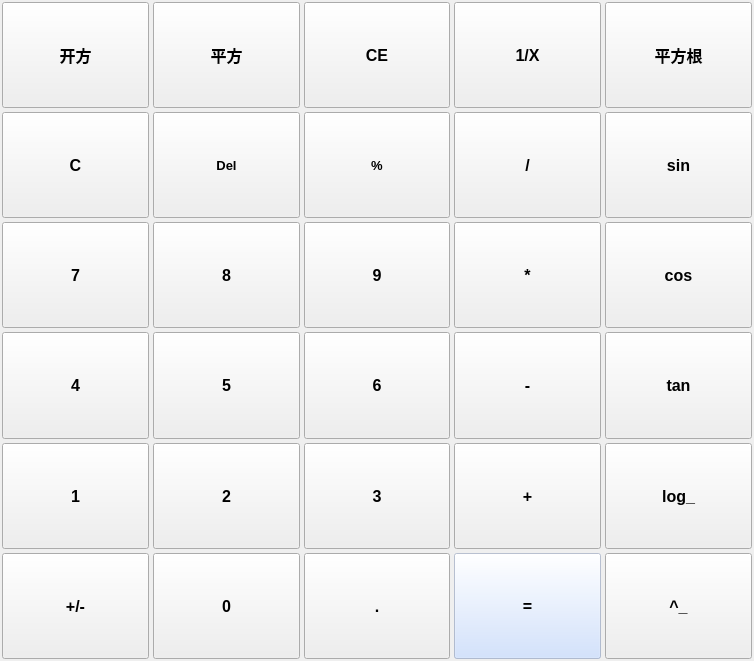
<?xml version="1.0" encoding="UTF-8"?>
<ui version="4.0">
 <class>sciInputWidget</class>
 <widget class="QWidget" name="sciInputWidget">
  <property name="geometry">
   <rect>
    <x>0</x>
    <y>0</y>
    <width>754</width>
    <height>661</height>
   </rect>
  </property>
  <property name="windowTitle">
   <string>Form</string>
  </property>
  <property name="styleSheet">
   <string notr="true">.QGroupBox{
	border:none;
}</string>
  </property>
  <layout class="QGridLayout" name="gridLayout_2">
   <property name="leftMargin">
    <number>0</number>
   </property>
   <property name="topMargin">
    <number>0</number>
   </property>
   <property name="rightMargin">
    <number>0</number>
   </property>
   <property name="bottomMargin">
    <number>0</number>
   </property>
   <property name="spacing">
    <number>0</number>
   </property>
   <item row="0" column="0">
    <widget class="QGroupBox" name="standardBox">
     <property name="minimumSize">
      <size>
       <width>116</width>
       <height>83</height>
      </size>
     </property>
     <property name="title">
      <string/>
     </property>
     <layout class="QGridLayout" name="gridLayout">
      <property name="leftMargin">
       <number>2</number>
      </property>
      <property name="topMargin">
       <number>2</number>
      </property>
      <property name="rightMargin">
       <number>2</number>
      </property>
      <property name="bottomMargin">
       <number>2</number>
      </property>
      <property name="spacing">
       <number>4</number>
      </property>
      <item row="0" column="0">
       <widget class="QPushButton" name="btnSQRT">
        <property name="minimumSize">
         <size>
          <width>0</width>
          <height>0</height>
         </size>
        </property>
        <property name="maximumSize">
         <size>
          <width>999</width>
          <height>999</height>
         </size>
        </property>
        <property name="font">
         <font>
          <family>Microsoft YaHei UI</family>
          <pointsize>12</pointsize>
          <bold>true</bold>
         </font>
        </property>
        <property name="styleSheet">
         <string notr="true">.QPushButton:hover{
    background-color: rgba(198, 218, 255, 0.6);
}</string>
        </property>
        <property name="text">
         <string>开方</string>
        </property>
       </widget>
      </item>
      <item row="0" column="1">
       <widget class="QPushButton" name="btnSQR">
        <property name="minimumSize">
         <size>
          <width>0</width>
          <height>0</height>
         </size>
        </property>
        <property name="maximumSize">
         <size>
          <width>999</width>
          <height>999</height>
         </size>
        </property>
        <property name="font">
         <font>
          <family>Microsoft YaHei UI</family>
          <pointsize>12</pointsize>
          <bold>true</bold>
         </font>
        </property>
        <property name="styleSheet">
         <string notr="true">.QPushButton:hover{
    background-color: rgba(198, 218, 255, 0.6);
}</string>
        </property>
        <property name="text">
         <string>平方</string>
        </property>
       </widget>
      </item>
      <item row="0" column="2">
       <widget class="QPushButton" name="btnCE">
        <property name="minimumSize">
         <size>
          <width>0</width>
          <height>0</height>
         </size>
        </property>
        <property name="maximumSize">
         <size>
          <width>999</width>
          <height>999</height>
         </size>
        </property>
        <property name="font">
         <font>
          <family>Microsoft YaHei UI</family>
          <pointsize>12</pointsize>
          <bold>true</bold>
         </font>
        </property>
        <property name="styleSheet">
         <string notr="true">.QPushButton:hover{
    background-color: rgba(198, 218, 255, 0.6);
}</string>
        </property>
        <property name="text">
         <string>CE</string>
        </property>
       </widget>
      </item>
      <item row="0" column="3">
       <widget class="QPushButton" name="btnREC">
        <property name="minimumSize">
         <size>
          <width>0</width>
          <height>0</height>
         </size>
        </property>
        <property name="maximumSize">
         <size>
          <width>999</width>
          <height>999</height>
         </size>
        </property>
        <property name="font">
         <font>
          <family>Microsoft YaHei UI</family>
          <pointsize>12</pointsize>
          <bold>true</bold>
         </font>
        </property>
        <property name="styleSheet">
         <string notr="true">.QPushButton:hover{
    background-color: rgba(198, 218, 255, 0.6);
}</string>
        </property>
        <property name="text">
         <string>1/X</string>
        </property>
       </widget>
      </item>
      <item row="0" column="4">
       <widget class="QPushButton" name="btnROOT">
        <property name="minimumSize">
         <size>
          <width>0</width>
          <height>0</height>
         </size>
        </property>
        <property name="maximumSize">
         <size>
          <width>999</width>
          <height>999</height>
         </size>
        </property>
        <property name="font">
         <font>
          <family>Microsoft YaHei UI</family>
          <pointsize>12</pointsize>
          <bold>true</bold>
         </font>
        </property>
        <property name="styleSheet">
         <string notr="true">.QPushButton:hover{
    background-color: rgba(198, 218, 255, 0.6);
}</string>
        </property>
        <property name="text">
         <string>平方根</string>
        </property>
       </widget>
      </item>
      <item row="1" column="0">
       <widget class="QPushButton" name="btnC">
        <property name="minimumSize">
         <size>
          <width>0</width>
          <height>0</height>
         </size>
        </property>
        <property name="maximumSize">
         <size>
          <width>999</width>
          <height>999</height>
         </size>
        </property>
        <property name="font">
         <font>
          <family>Microsoft YaHei UI</family>
          <pointsize>12</pointsize>
          <bold>true</bold>
         </font>
        </property>
        <property name="styleSheet">
         <string notr="true">.QPushButton:hover{
    background-color: rgba(198, 218, 255, 0.6);
}</string>
        </property>
        <property name="text">
         <string>C</string>
        </property>
       </widget>
      </item>
      <item row="1" column="1">
       <widget class="QPushButton" name="btnDEL">
        <property name="minimumSize">
         <size>
          <width>0</width>
          <height>0</height>
         </size>
        </property>
        <property name="maximumSize">
         <size>
          <width>999</width>
          <height>999</height>
         </size>
        </property>
        <property name="font">
         <font>
          <family>Microsoft YaHei UI</family>
          <pointsize>10</pointsize>
          <bold>true</bold>
         </font>
        </property>
        <property name="styleSheet">
         <string notr="true">.QPushButton:hover{
    background-color: rgba(198, 218, 255, 0.6);
}</string>
        </property>
        <property name="text">
         <string>Del</string>
        </property>
       </widget>
      </item>
      <item row="1" column="2">
       <widget class="QPushButton" name="btnPER">
        <property name="minimumSize">
         <size>
          <width>0</width>
          <height>0</height>
         </size>
        </property>
        <property name="maximumSize">
         <size>
          <width>999</width>
          <height>999</height>
         </size>
        </property>
        <property name="font">
         <font>
          <family>Microsoft YaHei UI</family>
          <pointsize>10</pointsize>
          <bold>true</bold>
         </font>
        </property>
        <property name="styleSheet">
         <string notr="true">.QPushButton:hover{
    background-color: rgba(198, 218, 255, 0.6);
}</string>
        </property>
        <property name="text">
         <string>%</string>
        </property>
       </widget>
      </item>
      <item row="1" column="3">
       <widget class="QPushButton" name="btnDIV">
        <property name="minimumSize">
         <size>
          <width>0</width>
          <height>0</height>
         </size>
        </property>
        <property name="maximumSize">
         <size>
          <width>999</width>
          <height>999</height>
         </size>
        </property>
        <property name="font">
         <font>
          <family>Microsoft YaHei UI</family>
          <pointsize>12</pointsize>
          <bold>true</bold>
         </font>
        </property>
        <property name="styleSheet">
         <string notr="true">.QPushButton:hover{
    background-color: rgba(198, 218, 255, 0.6);
}</string>
        </property>
        <property name="text">
         <string>/</string>
        </property>
       </widget>
      </item>
      <item row="1" column="4">
       <widget class="QPushButton" name="btnSIN">
        <property name="minimumSize">
         <size>
          <width>0</width>
          <height>0</height>
         </size>
        </property>
        <property name="maximumSize">
         <size>
          <width>999</width>
          <height>999</height>
         </size>
        </property>
        <property name="font">
         <font>
          <family>Microsoft YaHei UI</family>
          <pointsize>12</pointsize>
          <bold>true</bold>
         </font>
        </property>
        <property name="styleSheet">
         <string notr="true">.QPushButton:hover{
    background-color: rgba(198, 218, 255, 0.6);
}</string>
        </property>
        <property name="text">
         <string>sin</string>
        </property>
       </widget>
      </item>
      <item row="2" column="0">
       <widget class="QPushButton" name="btn7">
        <property name="minimumSize">
         <size>
          <width>0</width>
          <height>0</height>
         </size>
        </property>
        <property name="maximumSize">
         <size>
          <width>999</width>
          <height>999</height>
         </size>
        </property>
        <property name="font">
         <font>
          <family>Microsoft YaHei UI</family>
          <pointsize>12</pointsize>
          <bold>true</bold>
         </font>
        </property>
        <property name="styleSheet">
         <string notr="true">.QPushButton:hover{
    background-color: rgba(198, 218, 255, 0.6);
}</string>
        </property>
        <property name="text">
         <string>7</string>
        </property>
       </widget>
      </item>
      <item row="2" column="1">
       <widget class="QPushButton" name="btn8">
        <property name="minimumSize">
         <size>
          <width>0</width>
          <height>0</height>
         </size>
        </property>
        <property name="maximumSize">
         <size>
          <width>999</width>
          <height>999</height>
         </size>
        </property>
        <property name="font">
         <font>
          <family>Microsoft YaHei UI</family>
          <pointsize>12</pointsize>
          <bold>true</bold>
         </font>
        </property>
        <property name="styleSheet">
         <string notr="true">.QPushButton:hover{
    background-color: rgba(198, 218, 255, 0.6);
}</string>
        </property>
        <property name="text">
         <string>8</string>
        </property>
       </widget>
      </item>
      <item row="2" column="2">
       <widget class="QPushButton" name="btn9">
        <property name="minimumSize">
         <size>
          <width>0</width>
          <height>0</height>
         </size>
        </property>
        <property name="maximumSize">
         <size>
          <width>999</width>
          <height>999</height>
         </size>
        </property>
        <property name="font">
         <font>
          <family>Microsoft YaHei UI</family>
          <pointsize>12</pointsize>
          <bold>true</bold>
         </font>
        </property>
        <property name="styleSheet">
         <string notr="true">.QPushButton:hover{
    background-color: rgba(198, 218, 255, 0.6);
}</string>
        </property>
        <property name="text">
         <string>9</string>
        </property>
       </widget>
      </item>
      <item row="2" column="3">
       <widget class="QPushButton" name="btnMUL">
        <property name="minimumSize">
         <size>
          <width>0</width>
          <height>0</height>
         </size>
        </property>
        <property name="maximumSize">
         <size>
          <width>999</width>
          <height>999</height>
         </size>
        </property>
        <property name="font">
         <font>
          <family>Microsoft YaHei UI</family>
          <pointsize>12</pointsize>
          <bold>true</bold>
         </font>
        </property>
        <property name="styleSheet">
         <string notr="true">.QPushButton:hover{
    background-color: rgba(198, 218, 255, 0.6);
}</string>
        </property>
        <property name="text">
         <string>*</string>
        </property>
       </widget>
      </item>
      <item row="2" column="4">
       <widget class="QPushButton" name="btnCOS">
        <property name="minimumSize">
         <size>
          <width>0</width>
          <height>0</height>
         </size>
        </property>
        <property name="maximumSize">
         <size>
          <width>999</width>
          <height>999</height>
         </size>
        </property>
        <property name="font">
         <font>
          <family>Microsoft YaHei UI</family>
          <pointsize>12</pointsize>
          <bold>true</bold>
         </font>
        </property>
        <property name="styleSheet">
         <string notr="true">.QPushButton:hover{
    background-color: rgba(198, 218, 255, 0.6);
}</string>
        </property>
        <property name="text">
         <string>cos</string>
        </property>
       </widget>
      </item>
      <item row="3" column="0">
       <widget class="QPushButton" name="btn4">
        <property name="minimumSize">
         <size>
          <width>0</width>
          <height>0</height>
         </size>
        </property>
        <property name="maximumSize">
         <size>
          <width>999</width>
          <height>999</height>
         </size>
        </property>
        <property name="font">
         <font>
          <family>Microsoft YaHei UI</family>
          <pointsize>12</pointsize>
          <bold>true</bold>
         </font>
        </property>
        <property name="styleSheet">
         <string notr="true">.QPushButton:hover{
    background-color: rgba(198, 218, 255, 0.6);
}</string>
        </property>
        <property name="text">
         <string>4</string>
        </property>
       </widget>
      </item>
      <item row="3" column="1">
       <widget class="QPushButton" name="btn5">
        <property name="minimumSize">
         <size>
          <width>0</width>
          <height>0</height>
         </size>
        </property>
        <property name="maximumSize">
         <size>
          <width>999</width>
          <height>999</height>
         </size>
        </property>
        <property name="font">
         <font>
          <family>Microsoft YaHei UI</family>
          <pointsize>12</pointsize>
          <bold>true</bold>
         </font>
        </property>
        <property name="styleSheet">
         <string notr="true">.QPushButton:hover{
    background-color: rgba(198, 218, 255, 0.6);
}</string>
        </property>
        <property name="text">
         <string>5</string>
        </property>
       </widget>
      </item>
      <item row="3" column="2">
       <widget class="QPushButton" name="btn6">
        <property name="minimumSize">
         <size>
          <width>0</width>
          <height>0</height>
         </size>
        </property>
        <property name="maximumSize">
         <size>
          <width>999</width>
          <height>999</height>
         </size>
        </property>
        <property name="font">
         <font>
          <family>Microsoft YaHei UI</family>
          <pointsize>12</pointsize>
          <bold>true</bold>
         </font>
        </property>
        <property name="styleSheet">
         <string notr="true">.QPushButton:hover{
    background-color: rgba(198, 218, 255, 0.6);
}</string>
        </property>
        <property name="text">
         <string>6</string>
        </property>
       </widget>
      </item>
      <item row="3" column="3">
       <widget class="QPushButton" name="btnSUB">
        <property name="minimumSize">
         <size>
          <width>0</width>
          <height>0</height>
         </size>
        </property>
        <property name="maximumSize">
         <size>
          <width>999</width>
          <height>999</height>
         </size>
        </property>
        <property name="font">
         <font>
          <family>Microsoft YaHei UI</family>
          <pointsize>12</pointsize>
          <bold>true</bold>
         </font>
        </property>
        <property name="styleSheet">
         <string notr="true">.QPushButton:hover{
    background-color: rgba(198, 218, 255, 0.6);
}</string>
        </property>
        <property name="text">
         <string>-</string>
        </property>
       </widget>
      </item>
      <item row="3" column="4">
       <widget class="QPushButton" name="btnTAN">
        <property name="minimumSize">
         <size>
          <width>0</width>
          <height>0</height>
         </size>
        </property>
        <property name="maximumSize">
         <size>
          <width>999</width>
          <height>999</height>
         </size>
        </property>
        <property name="font">
         <font>
          <family>Microsoft YaHei UI</family>
          <pointsize>12</pointsize>
          <bold>true</bold>
         </font>
        </property>
        <property name="styleSheet">
         <string notr="true">.QPushButton:hover{
    background-color: rgba(198, 218, 255, 0.6);
}</string>
        </property>
        <property name="text">
         <string>tan</string>
        </property>
       </widget>
      </item>
      <item row="4" column="0">
       <widget class="QPushButton" name="btn1">
        <property name="minimumSize">
         <size>
          <width>0</width>
          <height>0</height>
         </size>
        </property>
        <property name="maximumSize">
         <size>
          <width>999</width>
          <height>999</height>
         </size>
        </property>
        <property name="font">
         <font>
          <family>Microsoft YaHei UI</family>
          <pointsize>12</pointsize>
          <bold>true</bold>
         </font>
        </property>
        <property name="styleSheet">
         <string notr="true">.QPushButton:hover{
    background-color: rgba(198, 218, 255, 0.6);
}</string>
        </property>
        <property name="text">
         <string>1</string>
        </property>
       </widget>
      </item>
      <item row="4" column="1">
       <widget class="QPushButton" name="btn2">
        <property name="minimumSize">
         <size>
          <width>0</width>
          <height>0</height>
         </size>
        </property>
        <property name="maximumSize">
         <size>
          <width>999</width>
          <height>999</height>
         </size>
        </property>
        <property name="font">
         <font>
          <family>Microsoft YaHei UI</family>
          <pointsize>12</pointsize>
          <bold>true</bold>
         </font>
        </property>
        <property name="styleSheet">
         <string notr="true">.QPushButton:hover{
    background-color: rgba(198, 218, 255, 0.6);
}</string>
        </property>
        <property name="text">
         <string>2</string>
        </property>
       </widget>
      </item>
      <item row="4" column="2">
       <widget class="QPushButton" name="btn3">
        <property name="minimumSize">
         <size>
          <width>0</width>
          <height>0</height>
         </size>
        </property>
        <property name="maximumSize">
         <size>
          <width>999</width>
          <height>999</height>
         </size>
        </property>
        <property name="font">
         <font>
          <family>Microsoft YaHei UI</family>
          <pointsize>12</pointsize>
          <bold>true</bold>
         </font>
        </property>
        <property name="styleSheet">
         <string notr="true">.QPushButton:hover{
    background-color: rgba(198, 218, 255, 0.6);
}</string>
        </property>
        <property name="text">
         <string>3</string>
        </property>
       </widget>
      </item>
      <item row="4" column="3">
       <widget class="QPushButton" name="btnADD">
        <property name="minimumSize">
         <size>
          <width>0</width>
          <height>0</height>
         </size>
        </property>
        <property name="maximumSize">
         <size>
          <width>999</width>
          <height>999</height>
         </size>
        </property>
        <property name="font">
         <font>
          <family>Microsoft YaHei UI</family>
          <pointsize>12</pointsize>
          <bold>true</bold>
         </font>
        </property>
        <property name="styleSheet">
         <string notr="true">.QPushButton:hover{
    background-color: rgba(198, 218, 255, 0.6);
}</string>
        </property>
        <property name="text">
         <string>+</string>
        </property>
       </widget>
      </item>
      <item row="4" column="4">
       <widget class="QPushButton" name="btnLOG">
        <property name="minimumSize">
         <size>
          <width>0</width>
          <height>0</height>
         </size>
        </property>
        <property name="maximumSize">
         <size>
          <width>999</width>
          <height>999</height>
         </size>
        </property>
        <property name="font">
         <font>
          <family>Microsoft YaHei UI</family>
          <pointsize>12</pointsize>
          <bold>true</bold>
         </font>
        </property>
        <property name="styleSheet">
         <string notr="true">.QPushButton:hover{
    background-color: rgba(198, 218, 255, 0.6);
}</string>
        </property>
        <property name="text">
         <string>log_</string>
        </property>
       </widget>
      </item>
      <item row="5" column="0">
       <widget class="QPushButton" name="btnOPP">
        <property name="minimumSize">
         <size>
          <width>0</width>
          <height>0</height>
         </size>
        </property>
        <property name="maximumSize">
         <size>
          <width>999</width>
          <height>999</height>
         </size>
        </property>
        <property name="font">
         <font>
          <family>Microsoft YaHei UI</family>
          <pointsize>12</pointsize>
          <bold>true</bold>
         </font>
        </property>
        <property name="styleSheet">
         <string notr="true">.QPushButton:hover{
    background-color: rgba(198, 218, 255, 0.6);
}</string>
        </property>
        <property name="text">
         <string>+/-</string>
        </property>
       </widget>
      </item>
      <item row="5" column="1">
       <widget class="QPushButton" name="btn0">
        <property name="minimumSize">
         <size>
          <width>0</width>
          <height>0</height>
         </size>
        </property>
        <property name="maximumSize">
         <size>
          <width>999</width>
          <height>999</height>
         </size>
        </property>
        <property name="font">
         <font>
          <family>Microsoft YaHei UI</family>
          <pointsize>12</pointsize>
          <bold>true</bold>
         </font>
        </property>
        <property name="styleSheet">
         <string notr="true">.QPushButton:hover{
    background-color: rgba(198, 218, 255, 0.6);
}</string>
        </property>
        <property name="text">
         <string>0</string>
        </property>
       </widget>
      </item>
      <item row="5" column="2">
       <widget class="QPushButton" name="btnPOI">
        <property name="minimumSize">
         <size>
          <width>0</width>
          <height>0</height>
         </size>
        </property>
        <property name="maximumSize">
         <size>
          <width>999</width>
          <height>999</height>
         </size>
        </property>
        <property name="font">
         <font>
          <family>Microsoft YaHei UI</family>
          <pointsize>12</pointsize>
          <bold>true</bold>
         </font>
        </property>
        <property name="styleSheet">
         <string notr="true">.QPushButton:hover{
    background-color: rgba(198, 218, 255, 0.6);
}</string>
        </property>
        <property name="text">
         <string>.</string>
        </property>
       </widget>
      </item>
      <item row="5" column="3">
       <widget class="QPushButton" name="btnRES">
        <property name="minimumSize">
         <size>
          <width>0</width>
          <height>0</height>
         </size>
        </property>
        <property name="maximumSize">
         <size>
          <width>999</width>
          <height>999</height>
         </size>
        </property>
        <property name="font">
         <font>
          <family>Microsoft YaHei UI</family>
          <pointsize>12</pointsize>
          <bold>true</bold>
         </font>
        </property>
        <property name="styleSheet">
         <string notr="true">.QPushButton:hover{
    background-color: rgba(152, 188, 255, 0.6);
}
.QPushButton{
	background-color: rgba(198, 218, 255, 0.6);
}</string>
        </property>
        <property name="text">
         <string>=</string>
        </property>
       </widget>
      </item>
      <item row="5" column="4">
       <widget class="QPushButton" name="btnINDEX">
        <property name="minimumSize">
         <size>
          <width>0</width>
          <height>0</height>
         </size>
        </property>
        <property name="maximumSize">
         <size>
          <width>999</width>
          <height>999</height>
         </size>
        </property>
        <property name="font">
         <font>
          <family>Microsoft YaHei UI</family>
          <pointsize>12</pointsize>
          <bold>true</bold>
         </font>
        </property>
        <property name="styleSheet">
         <string notr="true">.QPushButton:hover{
    background-color: rgba(198, 218, 255, 0.6);
}</string>
        </property>
        <property name="text">
         <string>^_</string>
        </property>
       </widget>
      </item>
     </layout>
    </widget>
   </item>
  </layout>
 </widget>
 <resources/>
 <connections/>
</ui>
